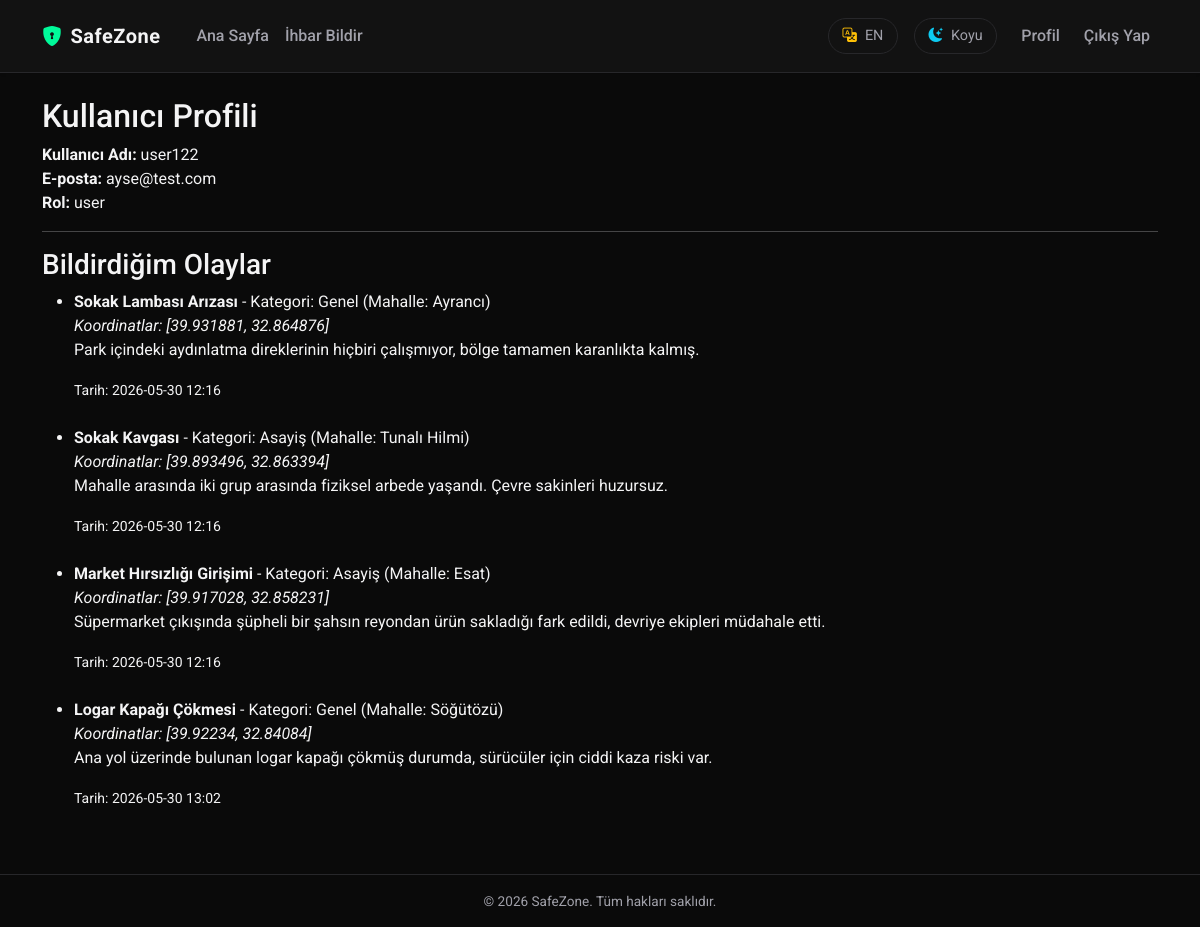
Before: /auth/profile (signed in) with the older database file.
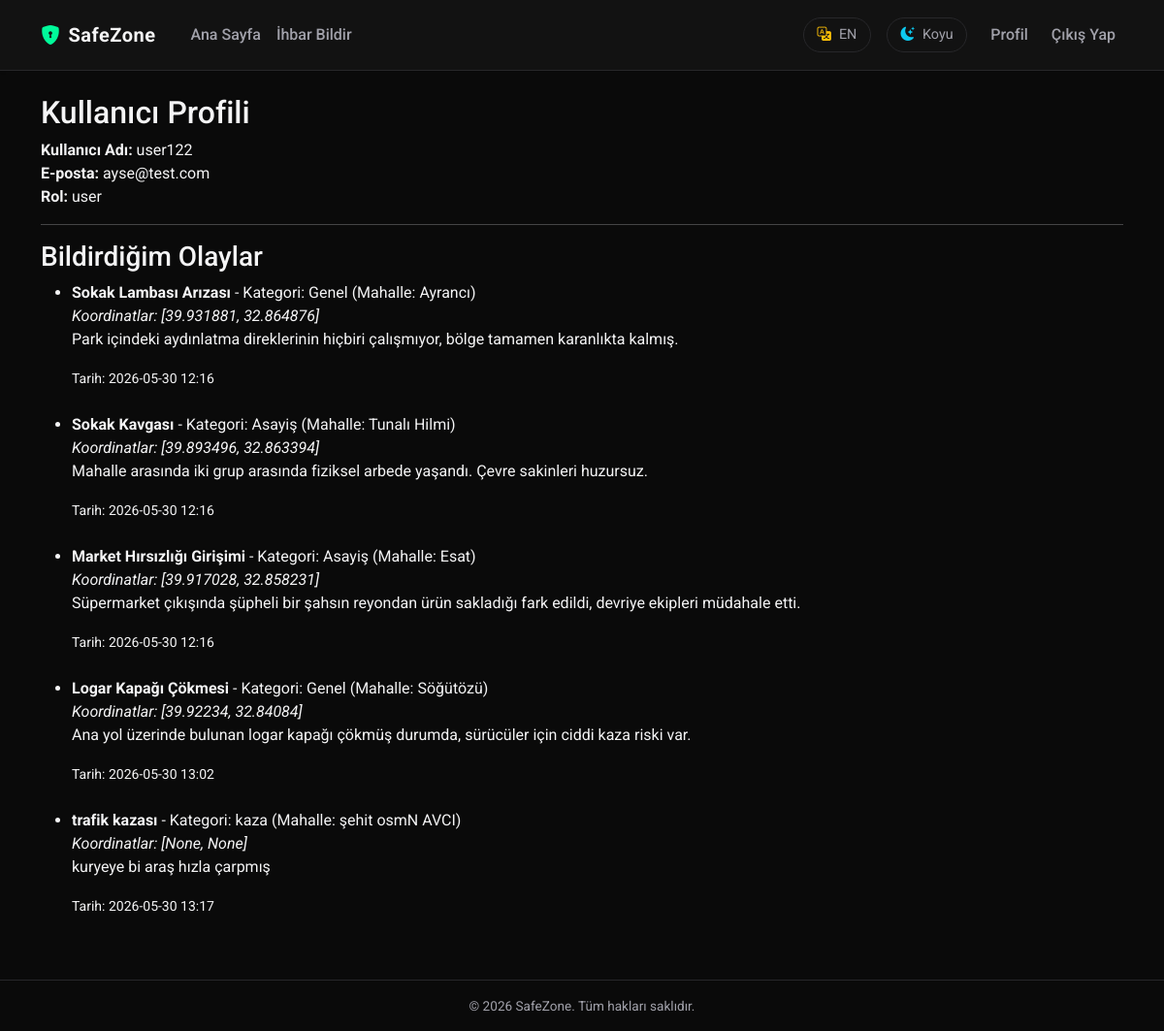
After: the same page with the newer database file.
### app/models.py (models this page shows, shortened)
class User(UserMixin, db.Model):
    __tablename__ = 'user'
    id = db.Column(db.Integer, primary_key=True)
    username = db.Column(db.String(80), unique=True, nullable=False)
    email = db.Column(db.String(120), unique=True, nullable=False)
    password_hash = db.Column(db.String(256))
    role = db.Column(db.String(20), nullable=False, default='user')
    incidents = db.relationship('Incident', backref='author', lazy=True)

class Incident(db.Model):
    __tablename__ = 'incident'
    id = db.Column(db.Integer, primary_key=True)
    title = db.Column(db.String(150), nullable=False)
    description = db.Column(db.Text)
    category = db.Column(db.String(50), nullable=False)
    neighborhood_name = db.Column(db.String(100), nullable=False)
    latitude = db.Column(db.Float)
    longitude = db.Column(db.Float)
    created_at = db.Column(db.DateTime, nullable=False, default=datetime.utcnow)
    user_id = db.Column(db.Integer, db.ForeignKey('user.id'), nullable=False)

### app/auth/routes.py (the view)
@auth_bp.route('/profile')
@login_required
def profile():
    return render_template('auth/profile.html', title='Profilim')

### app/__init__.py (called while the page is built)
def create_app(config_name='default'):
    app = Flask(__name__)
    app.config.from_object(config[config_name])
    db.init_app(app)
    migrate.init_app(app, db)
    login_manager.init_app(app)
    from app.main import main_bp
    app.register_blueprint(main_bp)
    from app.auth import auth_bp
    app.register_blueprint(auth_bp, url_prefix='/auth')
    from app.models import User
    @login_manager.user_loader
    def load_user(user_id):
        return User.query.get(int(user_id))
    return app

### app/main/routes.py (called while the page is built)
@main_bp.app_context_processor
def inject_translations():
    from flask import session
    from app.main.translations import TRANSLATIONS
    lang = session.get('lang', 'tr')
    if lang not in ['tr', 'en']:
        lang = 'tr'
    def translate(key):
        if not key:
            return ''
        cleaned_key = key.strip().lower()
        lookup_key = cleaned_key.replace('ı', 'i').replace('ğ', 'g').replace('ü', 'u').replace('ş', 's').replace('ö', 'o').replace('ç', 'c')
        translation_dict = TRANSLATIONS.get(lang, {})
        if lookup_key in translation_dict:
            return translation_dict[lookup_key]
        elif cleaned_key in translation_dict:
            return translation_dict[cleaned_key]
        elif key in translation_dict:
            return translation_dict[key]
        return key
    return dict(_=translate, active_lang=lang)

### app/templates/auth/profile.html
{% extends "base.html" %}
{% block content %}
    <h2>Kullanıcı Profili</h2>
    <p>
        <strong>Kullanıcı Adı:</strong> {{ current_user.username }}<br>
        <strong>E-posta:</strong> {{ current_user.email }}<br>
        <strong>Rol:</strong> {{ current_user.role }}
    </p>
    <hr>
    <h3>Bildirdiğim Olaylar</h3>
    <ul>
        {% for incident in current_user.incidents %}
            <li>
                <strong>{{ incident.title }}</strong> - Kategori: {{ incident.category }}
                (Mahalle: {{ incident.neighborhood_name }})<br>
                <em>Koordinatlar: [{{ incident.latitude }}, {{ incident.longitude }}]</em><br>
                <p>{{ incident.description }}</p>
                <small>Tarih: {{ incident.created_at.strftime('%Y-%m-%d %H:%M') }}</small>
            </li>
            <br>
        {% else %}
            <li>Henüz bildirdiğiniz bir olay bulunmuyor.</li>
        {% endfor %}
    </ul>
{% endblock %}

### app/templates/base.html (shortened to what this page needs)
<!DOCTYPE html>
<html lang="tr">
<head>
    <link href="https://cdn.jsdelivr.net/npm/bootstrap@5.3.0/dist/css/bootstrap.min.css" rel="stylesheet">
    <link rel="stylesheet" href="https://cdn.jsdelivr.net/npm/bootstrap-icons@1.11.3/font/bootstrap-icons.min.css">
</head>
<body>
    <nav class="navbar navbar-expand-lg navbar-dark navbar-institutional py-3">
        <div class="container">
            <a class="navbar-brand d-flex align-items-center gap-2" href="{{ url_for('main.index') }}">
                <i class="bi bi-shield-lock-fill text-primary" style="color: var(--accent-color) !important;"></i>
                SafeZone
            </a>
            <div class="collapse navbar-collapse" id="navbarNav">
                <ul class="navbar-nav me-auto mb-2 mb-lg-0">
                    <li class="nav-item">
                        <a class="nav-link" href="{{ url_for('main.index') }}">{{ _('Ana Sayfa') }}</a>
                    </li>
                    <li class="nav-item">
                        <a class="nav-link" href="{{ url_for('main.new_incident') }}">{{ _('İhbar Bildir') }}</a>
                    </li>
                </ul>
                <ul class="navbar-nav ms-auto align-items-lg-center gap-2">
                    <li class="nav-item me-lg-2 my-2 my-lg-0">
                        {% if active_lang == 'tr' %}
                        <a href="{{ url_for('main.set_language', lang='en') }}" class="theme-toggle-btn text-decoration-none">
                            <i class="bi bi-translate text-warning"></i>
                            <span>EN</span>
                        </a>
                        {% else %}
                        <a href="{{ url_for('main.set_language', lang='tr') }}" class="theme-toggle-btn text-decoration-none">
                            <i class="bi bi-translate text-info"></i>
                            <span>TR</span>
                        </a>
                        {% endif %}
                    </li>
                    <li class="nav-item me-lg-2 my-2 my-lg-0">
                        <button id="theme-toggle" class="theme-toggle-btn">
                            <i id="theme-toggle-icon" class="bi bi-moon-stars-fill"></i>
                            <span id="theme-toggle-text">{% if active_lang == 'en' %}Dark{% else %}Koyu{% endif %}</span>
                        </button>
                    </li>
                    {% if current_user.is_authenticated %}
                        <li class="nav-item">
                            <a class="nav-link" href="{{ url_for('auth.profile') }}">{{ _('Profil') }}</a>
                        </li>
                        <li class="nav-item">
                            <a class="nav-link" href="{{ url_for('auth.logout') }}">{{ _('Çıkış Yap') }}</a>
                        </li>
                    {% endif %}
                </ul>
            </div>
        </div>
    </nav>
    <main class="main-content container py-4">
        {% block content %}{% endblock %}
    </main>
    <footer class="footer-minimal py-3 text-center mt-auto">
        <div class="container">
            &copy; 2026 SafeZone. {% if active_lang == 'en' %}All rights reserved.{% else %}Tüm hakları saklıdır.{% endif %}
        </div>
    </footer>
</body>
</html>

### app/templates/base.html (style rules this page uses)
:root { --bg-color: #0a0a0a; --text-color: #f4f4f5; --text-muted: #a1a1aa; --accent-color: #00fa9a; --accent-hover: #20b2aa; --accent-glow: rgba(0, 250, 154, 0.25); --card-bg: #121212; --card-border: #27272a; --navbar-bg: #121212; --navbar-border: #27272a; --input-bg: #000000; --input-border: #27272a; --btn-primary-bg: #20b2aa; --btn-primary-text: #0a0a0a; --alert-bg: #18181b; --alert-border: #20b2aa; }
body { background-color: var(--bg-color); color: var(--text-color); font-family: 'Roboto', 'Segoe UI', Tahoma, Geneva, Verdana, sans-serif; min-height: 100vh; display: flex; flex-direction: column; transition: background-color 0.3s ease, color 0.3s ease; }
.navbar-institutional { background-color: var(--navbar-bg) !important; border-bottom: 1px solid var(--navbar-border); box-shadow: 0 1px 3px rgba(0, 0, 0, 0.1); transition: background-color 0.3s ease, border-color 0.3s ease; }
.navbar-institutional .navbar-brand { color: var(--text-color) !important; font-weight: 700; letter-spacing: 0.5px; }
.navbar-institutional .nav-link { color: var(--text-muted) !important; font-weight: 500; transition: color 0.2s ease; }
.main-content { flex: 1; }
.footer-minimal { border-top: 1px solid var(--navbar-border); color: var(--text-muted); font-size: 0.85rem; transition: border-color 0.3s ease, color 0.3s ease; }
.theme-toggle-btn { background: none; border: 1px solid var(--navbar-border); color: var(--text-muted); padding: 0.4rem 0.85rem; border-radius: 20px; cursor: pointer; display: flex; align-items: center; gap: 0.5rem; font-size: 0.9rem; transition: all 0.25s ease; }

Changed rows visible on the page:
added Incident: title "trafik kazası", category "kaza", neighborhood_name "şehit osmN AVCI", latitude "None", longitude "None", description "kuryeye bi araş hızla çarpmış", created_at "2026-05-30 13:17"
